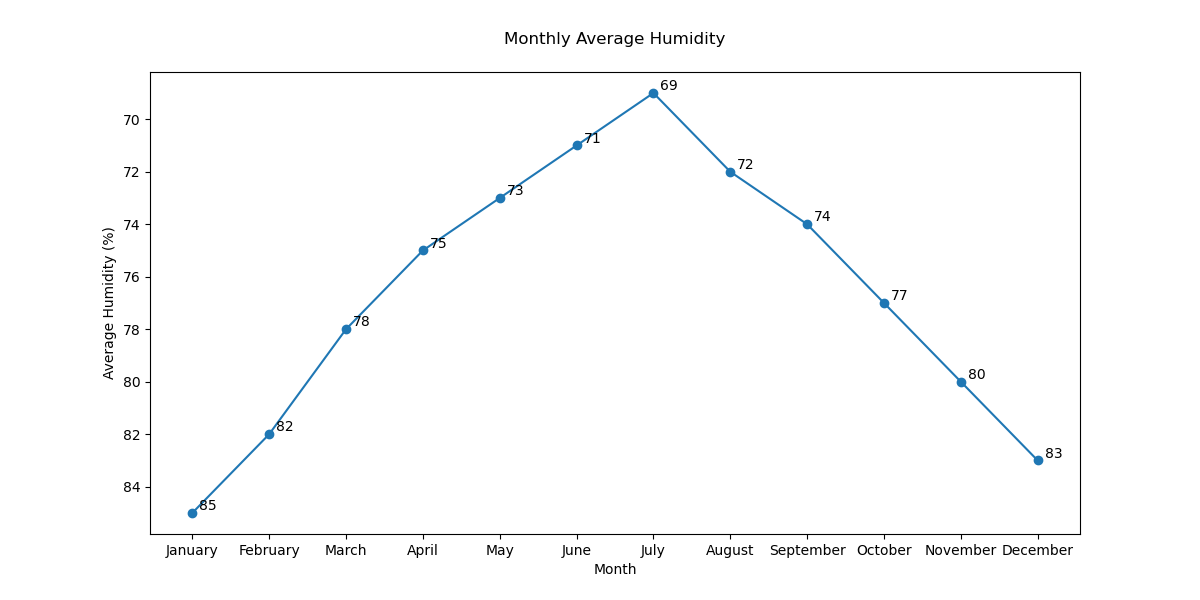

Reproduce this figure in Python.

import matplotlib.pyplot as plt

# Data for plotting
months = ['January', 'February', 'March', 'April', 'May', 'June', 'July', 'August', 'September', 'October', 'November', 'December']
average_humidity = [85, 82, 78, 75, 73, 71, 69, 72, 74, 77, 80, 83]

# Create a new figure with specific width and height
plt.figure(figsize=(12, 6))

# Plotting the line chart with a specific color scheme
plt.plot(months, average_humidity, marker='o', linestyle='-', color='#1f77b4')  # Blue color

# Assign annotations/labels to specific data points to provide additional information
for i, hum in enumerate(average_humidity):
    plt.annotate(str(hum), xy=(months[i], hum), xytext=(5, 2), textcoords='offset points')

# Modify the chart title and labels
plt.title('Monthly Average Humidity', pad=20)
plt.xlabel('Month')
plt.ylabel('Average Humidity (%)')

# Invert the y-axis
plt.gca().invert_yaxis()

# Show the plot
plt.show()
